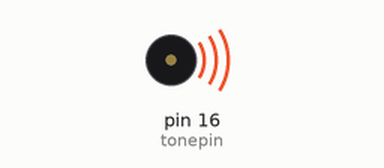
This sketch was run on a simulated Arduino Uno, built with avr-gcc and run on an emulated ATmega328P. Parts: buzzer (waves = sounding).

Above: at 0.4 s.
At 21.3 s:
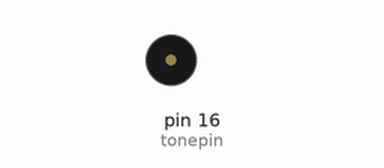
Timing chart, 0 to 30.2 s (numbered marks = the images above):
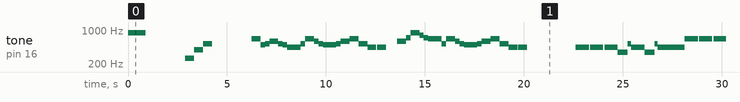

Measured:
- by itself, tone on pin 16 (tonepin): plays 880 Hz for 0.90 s, 261 Hz for 0.45 s, 391 Hz for 0.45 s, 523 Hz for 0.45 s, 659 Hz for 0.45 s, 493 Hz for 0.23 s … (228 notes in this stretch)

The sketch:

playbeep_v5.ino
```cpp
/***********************************************
   FHNW, ebs, HS17

   Stephanie Fernandez Andersson
   Philipp Kopf
   Manuel Sutter
***********************************************
*/

/*
 * Dieser Code konnte nicht erfolgreich integriert werden.
 * Bei der Verwendung von tone() läuft einer der MiniQ-Motoren nicht mehr.
 * Vermutlich ein Timer-Konflikt.
 */


#define tonepin 16

//Definition der Frequenzen der einzelnen Töne
#define TONE_C3 130.813
#define TONE_CIS3 138.591
#define TONE_D3 146.832
#define TONE_DIS3 155.563
#define TONE_E3 164.814
#define TONE_F3 174.614
#define TONE_FIS3 184.997
#define TONE_G3 195.998
#define TONE_GIS3 207.652
#define TONE_A3 220.000
#define TONE_B3 233.082
#define TONE_H3 246.942

#define TONE_C4 261.626
#define TONE_CIS4 277.183
#define TONE_D4 293.665
#define TONE_DIS4 311.127
#define TONE_E4 329.628
#define TONE_F4 349.228
#define TONE_FIS4 369.994
#define TONE_G4 391.995
#define TONE_GIS4 415.305
#define TONE_A4 440.000
#define TONE_B4 466.164
#define TONE_H4 493.883

#define TONE_C5 523.251
#define TONE_CIS5 554.365
#define TONE_D5 587.330
#define TONE_DIS5 622.254
#define TONE_E5 659.255
#define TONE_F5 698.456
#define TONE_FIS5 739.989
#define TONE_G5 783.991
#define TONE_GIS5 830.609
#define TONE_A5 880.00
#define TONE_B5 932.328
#define TONE_H5 987.767

#define P 0      //Tonpause

//Definition der Tondauer
#define W 1        //Ganzton
#define H 0.5      //Halbton
#define Q 0.25     //Viertel
#define QP 0.375   //Punktierter Viertel
#define E 0.125    //Achtel
#define EP 0.1875  //Punktierter Achtel
#define S 0.0625   //Sechzentel
#define XS 0.02    //Unterbruch zwischen zwei gleichen Tönen

//--------------------------------------------------------------
//Definition der Arrays für einfachen BEEP
//Array der Tonfolge (Frequenz)
int beeptone[]={TONE_A5};
//Array der Tondauer
float beepduration[]={H};
//--------------------------------------------------------------
//Definition der Arrays für DREIFACHTON
//Array der Tonfolge (Frequenz)
int threetone[]={TONE_C4,TONE_G4,TONE_C5};
//Array der Tondauer
float threeduration[]={Q,Q,Q};
//--------------------------------------------------------------
//Definition der Arrays für TETRIS
//Array der Tonfolge (Frequenz)
int tetristone[]=
{
  TONE_E5,TONE_H4,TONE_C5,TONE_D5,TONE_C5,TONE_H4,    //Tackt1
  TONE_A4,TONE_A4,TONE_C5,TONE_E5,TONE_D5,TONE_C5,   //Tackt2
  TONE_H4,TONE_H4,TONE_C5,TONE_D5,TONE_E5,           //Tackt3
  TONE_C5,TONE_A4,P,TONE_A4,P,                      //Tackt4
  P,TONE_D5,TONE_F5,TONE_A5,TONE_G5,TONE_F5,        //Tackt5
  TONE_E5,TONE_C5,TONE_E5,TONE_D5,TONE_C5,          //Tackt6
  TONE_H4,TONE_H4,TONE_C5,TONE_D5,TONE_E5,          //Tackt7
  TONE_C5,TONE_A4,P,TONE_A4,P                        //Tackt8
};
//Array der Tondauer
float tetrisduration[]=
{
  Q,E,E,Q,E,E,        //Tackt1
  Q,E,E,Q,E,E,        //Tackt2
  Q,E,E,Q,Q,          //Tackt3
  Q,Q,XS,Q,Q,         //Tackt4
  S,Q,E,Q,E,E,        //Tackt5
  QP,E,Q,E,E,         //Tackt6
  Q,E,E,Q,Q,          //Tackt7
  Q,Q,XS,Q,Q          //Tackt8
};
//--------------------------------------------------------------
//--------------------------------------------------------------
//Definition der Arrays für STARWARS
//Array der Tonfolge (Frequenz)
int starwarstone[]=
{
  TONE_A4,P,TONE_A4,P,TONE_A4,TONE_F4,TONE_C5,                        //Tackt1
  TONE_A4,TONE_F4,TONE_C5,TONE_A4,                                    //Tackt2
  TONE_E5,P,TONE_E5,P,TONE_E5,TONE_F5,TONE_C5,                        //Tackt3
  TONE_GIS4,TONE_F4,TONE_C5,TONE_A4,                                 //Tackt4
  TONE_A5,TONE_A4,P,TONE_A4,TONE_A5,TONE_GIS5,TONE_G5,               //Tackt5
  TONE_FIS5,TONE_F5,TONE_FIS5,TONE_B4,TONE_DIS5,TONE_D5,TONE_CIS5,   //Tackt6
  TONE_C5,TONE_H4,TONE_C5,TONE_F4,TONE_GIS4,TONE_F4,TONE_GIS4,       //Tackt7
  TONE_C5,TONE_A4,TONE_C5,TONE_E5                                    //Tackt8
};
//Array der Tondauer
float starwarsduration[]=
{
  Q,XS,Q,XS,Q,EP,S,               //Tackt1
  Q,EP,S,H,                       //Tackt2
  Q,XS,Q,XS,Q,EP,S,               //Tackt3
  Q,EP,S,H,                       //Tackt4
  Q,E,XS,E,Q,E,E,                 //Tackt5
  S,S,EP,EP,Q,EP,S,               //Tackt6
  S,S,EP,EP,Q,EP,S,               //Tackt7
  Q,EP,S,H                        //Tackt8
};
//--------------------------------------------------------------
int soundspeed=1800;
int soundheight=1;
int finalsoundpause=2000;
int length;
//--------------------------------------------------------------

void playBeep(int soundtrack)
{

  if (soundtrack<=1|soundtrack>4){
    length=sizeof(beeptone)/sizeof(beeptone[0]);   //calculate the length of the array

    for(int x=0;x<length;x++)
     {
     tone(tonepin,beeptone[x]);
     delay(soundspeed*beepduration[x]);   //delay for some time for the rhythm
     noTone(tonepin);
     }

  }
  else
  {
      if (soundtrack==2){
        length=sizeof(threetone)/sizeof(threetone[0]);   //calculate the length of the array

          for(int x=0;x<length;x++)
          {
            tone(tonepin,threetone[x]);
            delay(soundspeed*threeduration[x]);   //delay for some time for the rhythm
            noTone(tonepin);
          }
      }
      else{
        if(soundtrack==3){
          length=sizeof(tetristone)/sizeof(tetristone[0]);   //calculate the length of the array

          for(int x=0;x<length;x++)
          {
            tone(tonepin,tetristone[x]);
            delay(soundspeed*tetrisduration[x]);   //delay for some time for the rhythm
            noTone(tonepin);
          }
        }
        else{
          length=sizeof(starwarstone)/sizeof(starwarstone[0]);   //calculate the length of the array

          for(int x=0;x<length;x++)
          {
            tone(tonepin,starwarstone[x]);
            delay(soundspeed*1.5*starwarsduration[x]);   //delay for some time for the rhythm
            noTone(tonepin);
          }
         }
      }
  }
    delay(finalsoundpause);
}

void setup()
{
  pinMode(tonepin,OUTPUT);
}

void loop()
{
  playBeep(1);
  playBeep(2);
  playBeep(3);
  playBeep(4);
}
```
